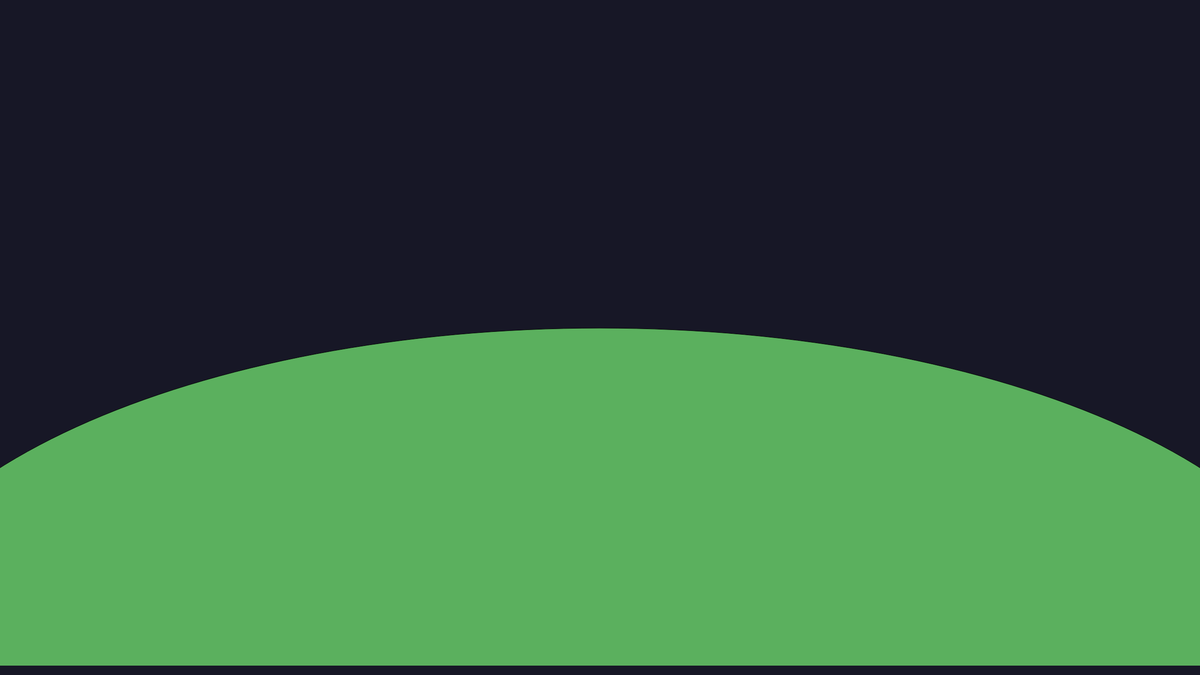
Frame 1 (no input)
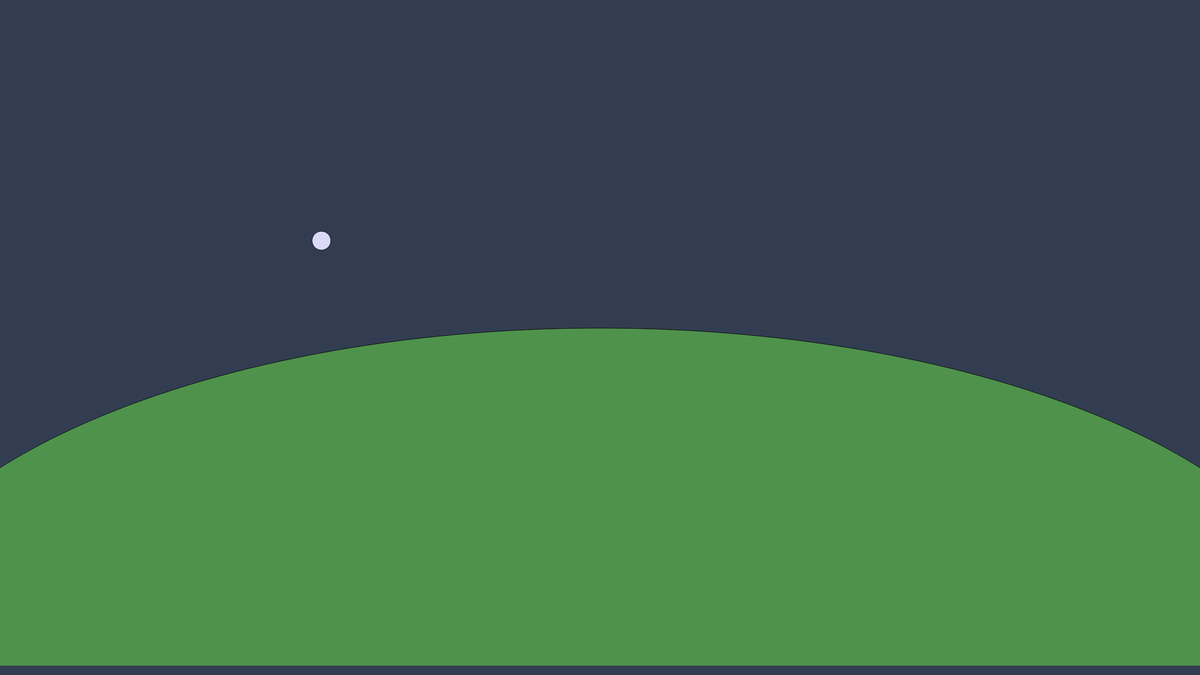
Frame 60 (no input)
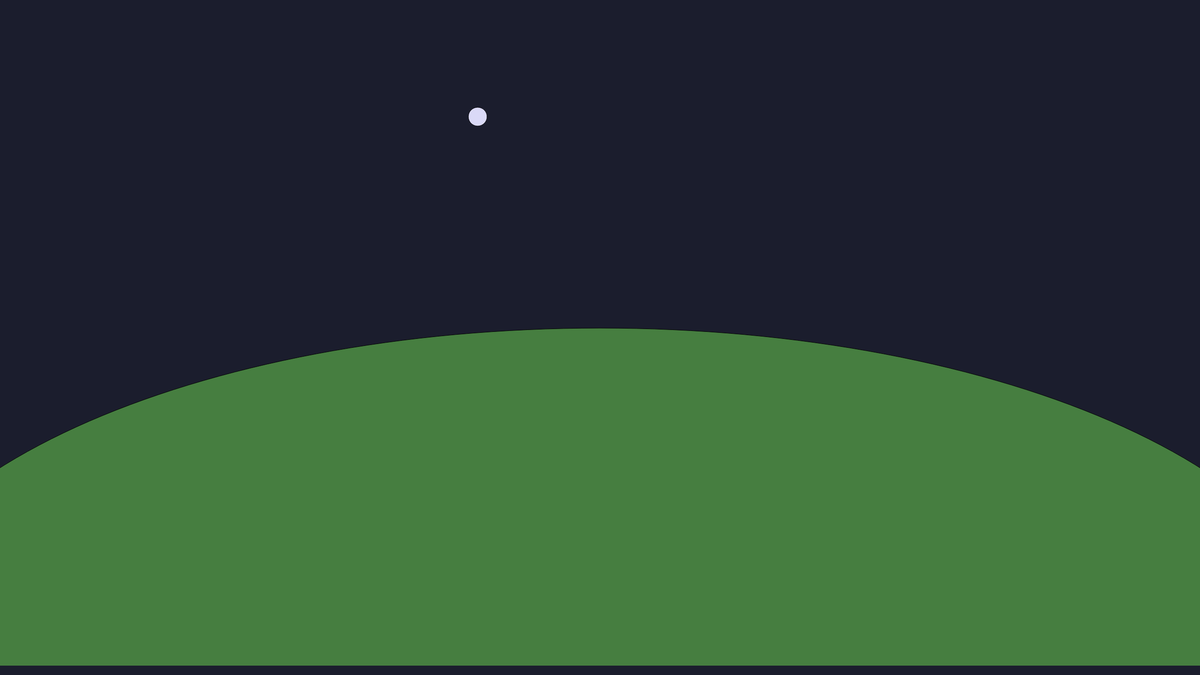
Frame 120 (the mouse pressed at the canvas centre since frame 60)

The p5.js sketch that drew these frames (run headless with seeded random() and noise() and a simulated clock; from frame 60 on, the mouse is pressed at the canvas centre):

// p5.js sketch
// ── sketch.js
  var t = 0;
  var T = 0;
  var angle = 0;//PI;
  var angle2 = 0;
  
  let color_day;
  let color_night;
  
  let ground_day;
  let ground_night;
  
  let backgroundColor;
  
  let moonColor;
  let sunColor;
  
  //let color1 = color(23, 23, 38);
  //let color2 = color(143, 196, 234);
  
  var sunRadius = 50;
  var moonRadius = 40;
  
  let sun = {x: 0, y: 0, color: null};
  let moon = {x: 0, y: 0, color: null};
  
  let ymiddle;
  let xmiddle;
  
  var r;
  
  function setup() {
	  
	  createCanvas(2560, 1440);
	  background(100);
	  frameRate(144);
	  
	  color_day = color(23, 23, 38);
	  color_night = color(143, 196, 234);
	  
	  moonColor = color(218, 217, 247);
	  sunColor = color(249, 228, 69);
	  
	  ground_day = color(113, 232, 127);
	  ground_night = color(69, 122, 62);
  
	  //var audio = new Audio('http://download.publicradio.org/podcast/minnesota/classical/programs/free-downloads/2017/02/13/daily_download_20170213_128.mp3');
	  //audio.play();
	  
	  ymiddle = height / 2;
	  xmiddle = width / 2;
	  
	  r = ymiddle;
  }
  
  function draw() {
	
	clear();
	
	var backgroundColor = lerpColor(color_day, color_night, T);
	background(backgroundColor);
	
    var a = xmiddle;
    var b = ymiddle + 200;
    
    angle += 1/100.0;
    
    if (angle >= 2 * PI) {
    	angle -= 2 * PI;
    }
    
    sun.x = a + r * cos(angle);
    sun.y = b + r * sin(angle);
    
    angle2 = angle - PI;
    
    moon.x = a + r * cos(angle2);
    moon.y = b + r * sin(angle2);
    
	fill(sunColor);
	stroke(2);
    circle(sun.x, sun.y, sunRadius); // draw sun
	
	fill(moonColor);
	stroke(2);
    circle(moon.x, moon.y, moonRadius); // draw moon
    
    //circle(a, b, 5, "red"); // debug
    
    T = (moon.y - sun.y) / (2 * r);
    
    T = map_range(T, -1, 1, 0, 1);
  	
    var groundColor = lerpColor(ground_night, ground_day, T);
    
	fill(groundColor);
	
    arc(a, b + 500, width + 600, height, PI, 0)
  }
  
  function lerp(y1, y2, mu) {
     return (y1*(1-mu)+y2*mu);
  }
  
  function map_range(value, low1, high1, low2, high2) {
    return low2 + (high2 - low2) * (value - low1) / (high1 - low1);
  }
